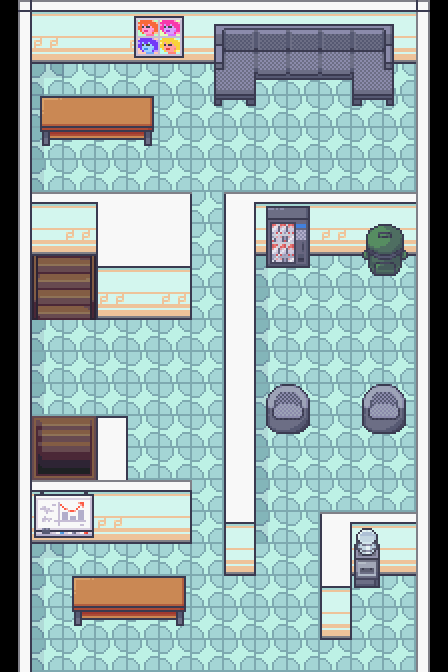

A 2D game scene composited from a Tiled map and its tileset images. What follows is a short description and the map's XML, with each tile layer's data collapsed to a summary:
An orthogonal 14x21 tile map with 32x32 px tiles, 4 tile layers (Tile Layer 1, Tile Layer 2, Tile Layer 3, Above Player), 3 tilesets and 32 objects (17x collision, 15x event).

<map version="1.10" tiledversion="1.11.2" orientation="orthogonal" renderorder="right-down" compressionlevel="0" width="14" height="21" tilewidth="32" tileheight="32" infinite="0" nextlayerid="7" nextobjectid="51">
 <properties>
  <property name="edges" value="clamped" />
  <property name="inside" type="bool" value="true" />
  <property name="map_type" value="dungeon" />
  <property name="scenario" value="spyder" />
  <property name="slug" value="omnichannel3" />
 </properties>
 <tileset firstgid="1" name="Office_interiors_shadowless_16x16" tilewidth="32" tileheight="32" tilecount="528" columns="22">
  <image source="../gfx/tilesets/Office_interiors_shadowless_16x16.png" width="704" height="768" />
 </tileset>
 <tileset firstgid="529" name="Tilesets_16x16" tilewidth="32" tileheight="32" tilecount="1760" columns="40">
  <image source="../gfx/tilesets/Tilesets_16x16.png" width="1280" height="1408" />
 </tileset>
 <tileset firstgid="2289" source="../gfx/tilesets/core_indoor_stairs.tsx" />
 <layer id="1" name="Tile Layer 1" width="14" height="21">
  <data>[294 cells, 294 non-empty, 14 distinct tile ids]</data>
 </layer>
 <layer id="2" name="Tile Layer 2" width="14" height="21">
  <data>[294 cells, 92 non-empty, 51 distinct tile ids]</data>
 </layer>
 <layer id="3" name="Tile Layer 3" width="14" height="21">
  <data>[294 cells, 66 non-empty, 40 distinct tile ids]</data>
 </layer>
 <layer id="4" name="Above Player" width="14" height="21">
  <data>[294 cells, 0 non-empty, 0 distinct tile ids]</data>
 </layer>
 <objectgroup color="#ff0000" id="4" name="Collisions">
  <object id="15" type="collision" x="0" y="0" width="32" height="672" />
  <object id="16" type="collision" x="32" y="0" width="416" height="64" />
  <object id="17" type="collision" x="416" y="64" width="32" height="608" />
  <object id="18" type="collision" x="320" y="512" width="32" height="128" />
  <object id="19" type="collision" x="352" y="512" width="64" height="64" />
  <object id="20" type="collision" x="224" y="192" width="32" height="384" />
  <object id="21" type="collision" x="256" y="192" width="160" height="64" />
  <object id="23" type="collision" x="256" y="384" width="64" height="64" />
  <object id="24" type="collision" x="352" y="384" width="64" height="64" />
  <object id="25" type="collision" x="32" y="192" width="160" height="64" />
  <object id="26" type="collision" x="96" y="256" width="96" height="64" />
  <object id="28" type="collision" x="96" y="416" width="32" height="64" />
  <object id="29" type="collision" x="32" y="480" width="160" height="64" />
  <object id="30" type="collision" x="224" y="64" width="32" height="32" />
  <object id="31" type="collision" x="352" y="64" width="32" height="32" />
  <object id="46" type="collision" x="32" y="96" width="128" height="32" />
  <object id="47" type="collision" x="64" y="576" width="128" height="32" />
 </objectgroup>
 <objectgroup color="#ffff00" id="3" name="Events">
  <object id="3" name="Teleport to Omnichannel 2" type="event" x="32" y="416" width="32" height="32">
   <properties>
    <property name="act1" value="transition_teleport player,spyder_omnichannel2.tmx,1,10,0.3" />
    <property name="act2" value="char_face player,down" />
    <property name="cond1" value="is char_at player" />
   </properties>
  </object>
  <object id="4" name="Teleport to Omnichannel 2" type="event" x="64" y="416" width="32" height="32">
   <properties>
    <property name="act1" value="transition_teleport player,spyder_omnichannel2.tmx,2,10,0.3" />
    <property name="act2" value="char_face player,down" />
    <property name="cond1" value="is char_at player" />
   </properties>
  </object>
  <object id="5" name="Teleport to Omnichannel 4" type="event" x="32" y="288" width="32" height="32">
   <properties>
    <property name="act1" value="transition_teleport player,spyder_omnichannel4.tmx,1,12,0.3" />
    <property name="act2" value="char_face player,up" />
    <property name="cond1" value="is char_at player" />
   </properties>
  </object>
  <object id="6" name="Teleport to Omnichannel 4" type="event" x="64" y="288" width="32" height="32">
   <properties>
    <property name="act1" value="transition_teleport player,spyder_omnichannel4.tmx,2,12,0.3" />
    <property name="act2" value="char_face player,up" />
    <property name="cond1" value="is char_at player" />
   </properties>
  </object>
  <object id="7" name="Play Music" type="event" x="0" y="0" width="32" height="32">
   <properties>
    <property name="act1" value="play_music music_omnichannel" />
    <property name="cond1" value="not music_playing music_omnichannel" />
   </properties>
  </object>
  <object id="9" name="Create Carnegie" type="event" x="320" y="256" width="32" height="32">
   <properties>
    <property name="act1" value="create_npc spyder_omnichannel_carnegie,10,8" />
    <property name="cond1" value="not char_exists spyder_omnichannel_carnegie" />
    <property name="cond2" value="not battle_outcome player,won,spyder_omnichannel_carnegie" />
   </properties>
  </object>
  <object id="11" name="Create Byrne" type="event" x="384" y="576" width="32" height="32">
   <properties>
    <property name="act1" value="create_npc spyder_omnichannel_byrne,12,18" />
    <property name="cond1" value="not char_exists spyder_omnichannel_byrne" />
    <property name="cond2" value="not battle_outcome player,won,spyder_omnichannel_byrne" />
   </properties>
  </object>
  <object id="13" name="Create Strauss" type="event" x="96" y="64" width="32" height="32">
   <properties>
    <property name="act1" value="create_npc spyder_omnichannel_strauss,3,2" />
    <property name="cond1" value="not char_exists spyder_omnichannel_strauss" />
    <property name="cond2" value="not battle_outcome player,won,spyder_omnichannel_strauss" />
   </properties>
  </object>
  </objectgroup>
</map>
<!-- 7 of 32 objects omitted -->
